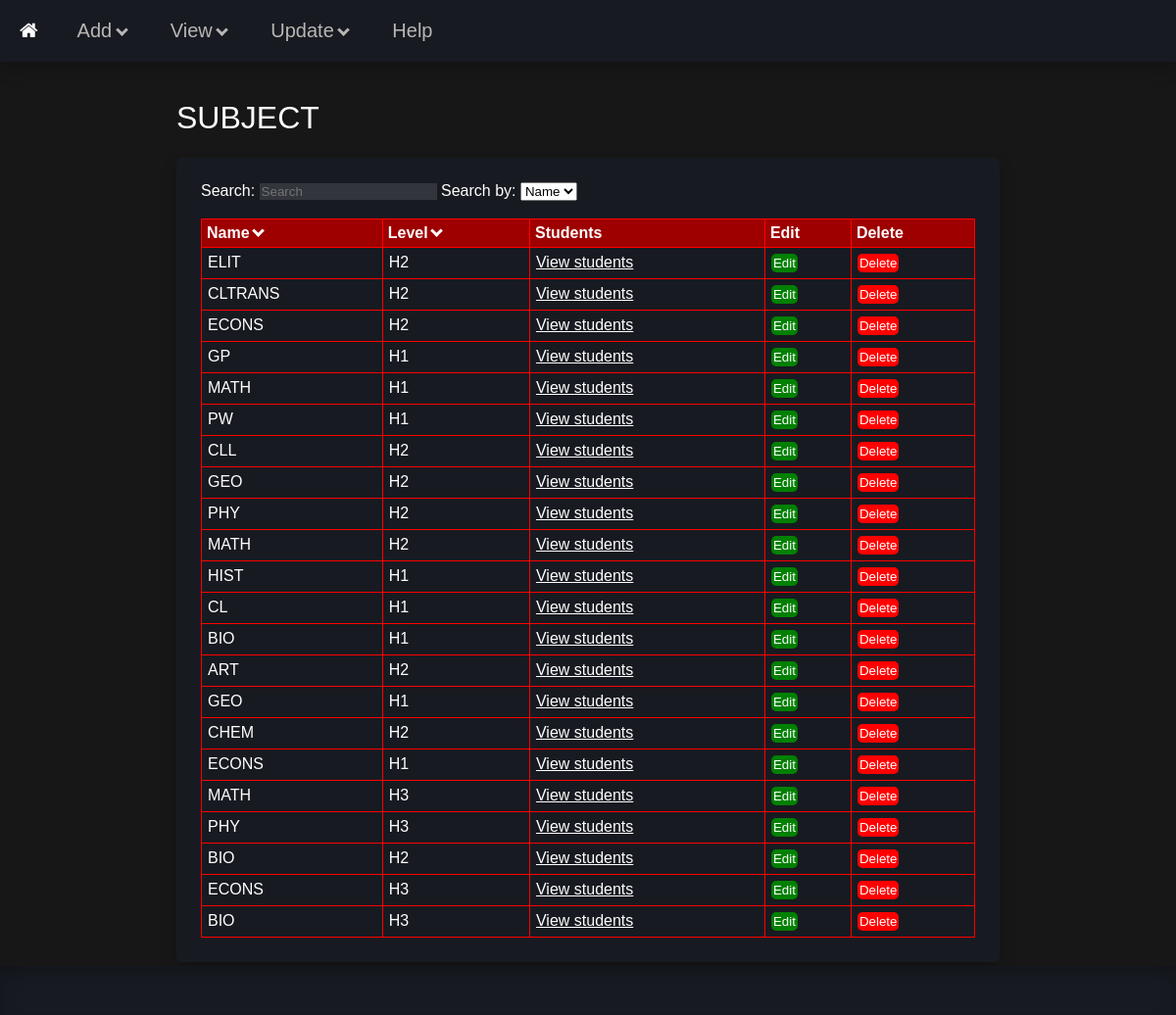
Screenshot of /view_subject with the database file from the repository.
### tables this page shows
CREATE TABLE "Subjects" (
	"id"	INTEGER,
	"Name"	TEXT,
	"Level"	TEXT,
	PRIMARY KEY("id")
);

### main.py (the view)
@app.route('/view_subject', methods=['GET', 'POST'])
def view_subject():
    return view('subject', request)

### frontend.py (called while the page is built, shortened)
def view(type, rqst): # view function for rendering /view pages
    return render_template('view.html', data = view_data(type)) # renders main records

### storage.py (called while the page is built, shortened)
    def view_all(self):
        conn = sqlite3.connect(self._dbname)
        c = conn.cursor()
        VIEW = f"""
            SELECT * FROM {self._tblname};
        """
        c.execute(VIEW)
        result = c.fetchall()
        print(result)
        if result == []:
            return False
        for i, x in enumerate(result):
            x = list(x)
            x.pop(0)
            x = tuple(x)
            result[i] = x
        conn.close()
        return result

### templates/view.html (shortened to what this page needs)
<!DOCTYPE HTML>
<html>
    <head>
        <link rel='stylesheet' href='static/css/style.css'>
    </head>
    <body>
        {% include 'header.html' %}
        <div class='container'>
            <h1>{{data['check'].upper()}} {{data['main'].upper()}} {{data['foreign'].upper()}}</h1>
            <div class='container-box'>
                <label for='search'>Search: </label>
                <input id='search' placeholder="Search" type='text' class='search' oninput="search(this.value)">
                <label for='select'>Search by: </label>
                <select id="select">
                    {% for count, key in data['header'].items() %}
                        {% if key not in data['extra'] %}
                        <option value="{{count}}">
                            {{key.replace('_', ' ').title()}}
                        </option>
                        {% endif %}
                    {% endfor %}
                </select>
                {% if not data['main'] %}
                    <br><br>
                    <table id='table'>
                        <tr>
                        {% for count, key in data['header'].items() %}
                                <td class='table-header' onclick='sort({{count}}, "caret-{{key}}")'>
                                    {% if key in data['extra'] %}
                                        <p id='{{key}}'>
                                            {{key.replace('_', ' ').title()}}
                                        </p>
                                    {% else %}
                                        <p id='{{key}}'>
                                            {{key.replace('_', ' ').title()}} <i class="downcaret" id="caret-{{key}}" style="border-color: white"></i>
                                        </p>
                                    {% endif %}
                                </td>
                        {% endfor %}
                            <td class="table-header">
                                <p>Edit</p>
                            </td>
                            <td class="table-header">
                                <p>Delete</p>
                            </td>
                        </tr>
                        {% for id, record in data['data'].items() %}
                            <tr>
                                <form method='post' action="/view_{{data['check']}}?edit">
                                    {% for key, value in record.items() %}
                                        <td>
                                            {% if key in data['extra'] %}
                                                <a class='table-content' href="{{value[1]}}">{{value[0]}}</a>
                                            {% else %}
                                                <p class='table-content' name="{{id}}">{{value}}</p>
                                            {% endif %}
                                        </td>
                                    {% endfor %}
                                    <td>
                                        <input class="table-edit" type='button' value='Edit' onclick='edit({{id}}, this)'>
                                    </td>
                                    <td>
                                        <input class="table-delete" type="submit" value='Delete' formaction="/view_{{data['check']}}?delete">
                                    </td>
                                </form>
                            </tr>
                        {% endfor %}
                    </table>
                {% endif %}
            </div>
        </div>
        {% include 'footer.html' %}
    </body>
</html>

### static/css/style.css (style rules this page uses)
body { font-family: Verdana, sans-serif; margin: 0px; background-color: #171717; color: white; }
a { color: white; }
.container { width: 70%; height: 60%; margin: auto; }
.container h1 { color: white; font-weight: 200; }
.container { margin: auto; color: white; }
.container-box { background-color: #181a21; display: block; border-radius: 5px; padding: 25px; margin: auto; box-shadow: 0px 8px 16px 0px rgba(0,0,0,0.2); }
@media (min-width: 815px) { .container-box { display: block; } }
.downcaret { border: solid #b8b6b4; border-width: 0 3px 3px 0; display: inline-block; padding: 3px; margin-bottom: 3px; margin-right: 5px; transform: rotate(45deg); }
.table-header { text-align: left; font-weight: bold; background-color: #9e0000; padding: 5px; margin: 0px; cursor: pointer; }
.table-header p { margin: 0; }
.table-content { text-align: left; margin: 5px; color: white; }
.table-edit { text-align: left; margin: 5px; cursor: pointer; color: white; background: green; border: none; border-radius: 5px; }
.table-delete { text-align: left; margin: 5px; cursor: pointer; color: white; background: red; border: none; border-radius: 5px; }
table { border-collapse: collapse; width: 100%; }
td { border: #FF0000 solid 1px; }
td input { margin: 5px; padding: 2px; background-color: #32353c; border: 1px #32353c; border-radius: 3px; color: white; }
.search { background-color: #32353c; color: white; border: 1px #32353c; }

### rows the page displays
Subjects: Name "ELIT", Level "H2"
Subjects: Name "CLTRANS", Level "H2"
Subjects: Name "ECONS", Level "H2"
Subjects: Name "GP", Level "H1"
Subjects: Name "MATH", Level "H1"
Subjects: Name "PW", Level "H1"
Subjects: Name "CLL", Level "H2"
Subjects: Name "GEO", Level "H2"
Subjects: Name "PHY", Level "H2"
Subjects: Name "MATH", Level "H2"
Subjects: Name "HIST", Level "H1"
Subjects: Name "CL", Level "H1"
Subjects: Name "BIO", Level "H1"
Subjects: Name "ART", Level "H2"
Subjects: Name "GEO", Level "H1"
Subjects: Name "CHEM", Level "H2"
Subjects: Name "ECONS", Level "H1"
Subjects: Name "MATH", Level "H3"
Subjects: Name "PHY", Level "H3"
Subjects: Name "BIO", Level "H2"
Subjects: Name "ECONS", Level "H3"
Subjects: Name "BIO", Level "H3"

### other values shown
{{ data['check'].upper() }} "SUBJECT"
{{ key.replace('_', ' ').title() }} "Name" "Level"
{{ key.replace('_', ' ').title() }} "Students"
{{ value[0] }} "View students" "View students" "View students" "View students" "View students" "View students" "View students" "View students" "View students" "View students" "View students" "View students" "View students" "View students" "View students" "View students" "View students" "View students" "View students" "View students" "View students" "View students"
form field value "Name"
